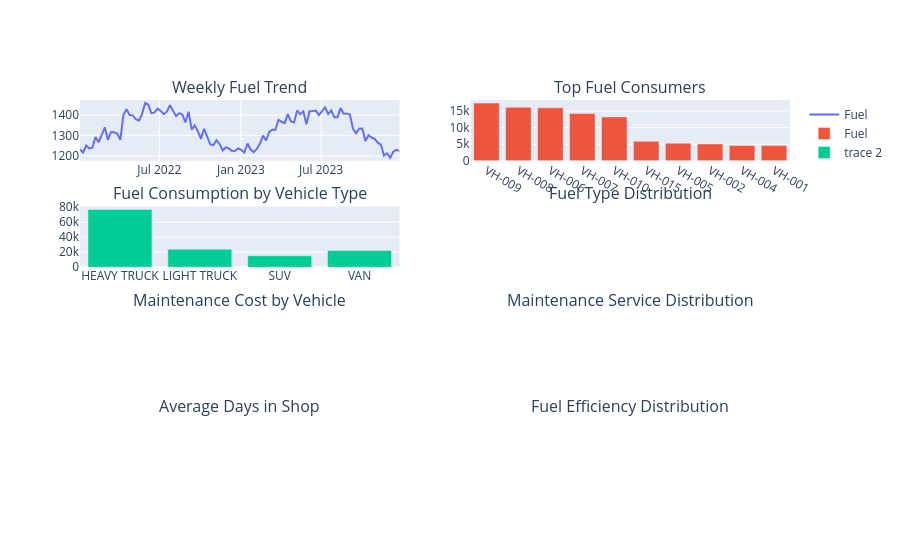

The notebook cell this image was saved under:
### Code cell
fig.add_trace(

    go.Bar(

        x=vehicle_type["vehicle_type"],

        y=vehicle_type["gallons"]

    ),

    row=2,
    col=1

)
